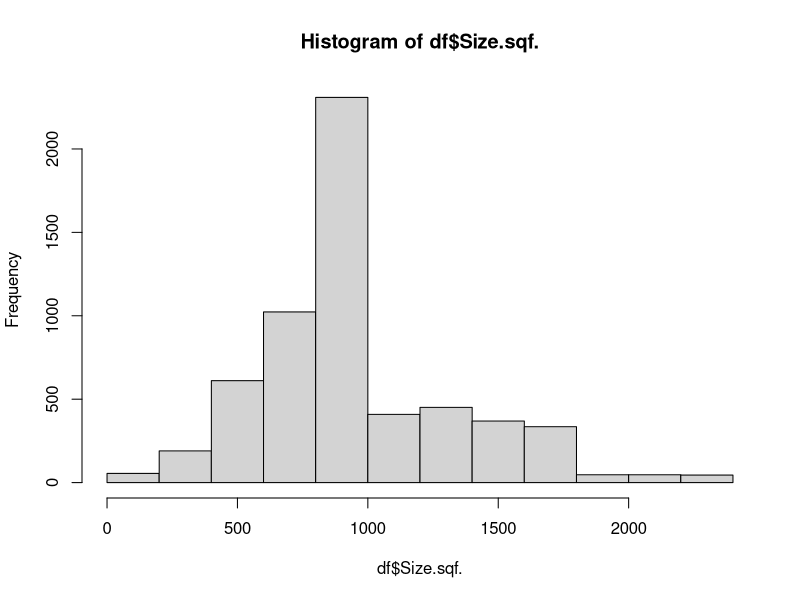

Write the R code that produced this figure.
## ---- chunk 1
knitr::opts_chunk$set(echo = TRUE)
## ---- chunk 2
file <- read.csv("dane.csv", stringsAsFactors = T)
df <- data.frame(file)
# Usunięcie kolumn zależnych od pozostałych
df <- df[, !(names(df) %in% c("N_FacilitiesNearBy.Total.", "N_SchoolNearBy.Total."))]

cat(nrow(df), "x", length(df))
head(df)
## ---- chunk 3
sample.size <- floor(0.8 * nrow(df))
set.seed(123)
train.ind <- sample(seq_len(nrow(df)), size = sample.size)
train <- df[train.ind, ]
test <- df[-train.ind, ]
## ---- chunk 4
dir_linear <- list()
dir_linear$fit <- lm(SalePrice ~ ., data = train)
summary(dir_linear$fit)
## ---- chunk 5
rmse = function (actual, predicted) {
  sqrt(mean((actual - predicted) ^ 2))
}
## ---- chunk 6
dir_linear$predicted <- predict(dir_linear$fit, test)
rmse(test$SalePrice, dir_linear$predicted)
## ---- chunk 7
predicted.df <- data.frame(test$SalePrice, dir_linear$predicted)
predicted.df.sample <- sample(seq_len(nrow(predicted.df)), size = 10)
predicted.df[predicted.df.sample, ]
## ---- chunk 8
hist(df$Size.sqf.)
## ---- chunk 9
library(splines)
dir_spline <- list()
spline_knots <- c(600, 700, 800, 900, 1000)
dir_spline$fit <- lm(SalePrice ~ . - Size.sqf. + bs(Size.sqf., knots = spline_knots), data = train)
summary(dir_spline$fit)

dir_spline$predicted <- predict(dir_spline$fit, test)
rmse(test$SalePrice, dir_spline$predicted)
